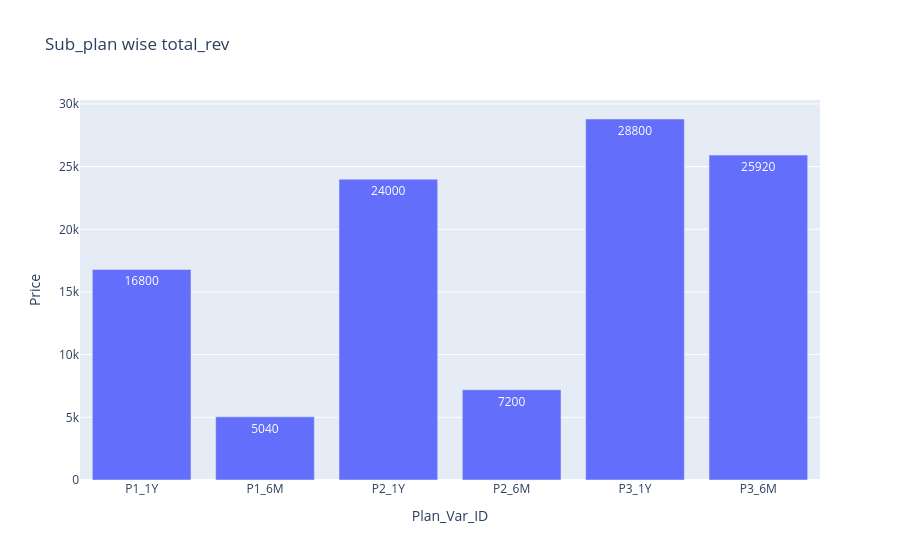

The cell this chart's notebook holds for it:
### Code cell
q6 = cs_sp.groupby(['Plan_Var_ID'])['Price'].sum().reset_index()
q6
fig = px.bar(data_frame=q6, x='Plan_Var_ID', y= 'Price', title='Sub_plan wise total_rev',
            text='Price')
fig.show()

### Figure 1 — Plotly figure (JSON) as saved in the notebook; plotly's stock layout.template omitted (floating-point values rounded to 4 significant figures)
{"data": [{"hovertemplate": "Plan_Var_ID=%{x}<br>Price=%{text}<extra></extra>", "legendgroup": "", "marker": {"color": "#636efa", "pattern": {"shape": ""}}, "name": "", "orientation": "v", "showlegend": false, "text": [16800.0, 5040.0, 24000.0, 7200.0, 28800.0, 25920.0], "textposition": "auto", "type": "bar", "x": ["P1_1Y", "P1_6M", "P2_1Y", "P2_6M", "P3_1Y", "P3_6M"], "xaxis": "x", "y": [16800.0, 5040.0, 24000.0, 7200.0, 28800.0, 25920.0], "yaxis": "y"}], "layout": {"barmode": "relative", "legend": {"tracegroupgap": 0}, "title": {"text": "Sub_plan wise total_rev"}, "xaxis": {"anchor": "y", "domain": [0, 1], "title": {"text": "Plan_Var_ID"}}, "yaxis": {"anchor": "x", "domain": [0, 1], "title": {"text": "Price"}}}}
